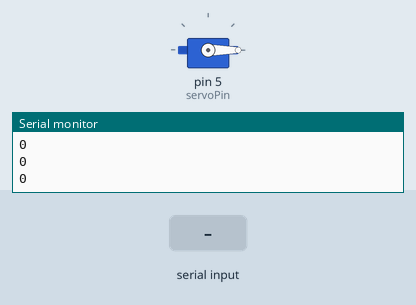
A sketch run on a simulated Arduino Uno, built with avr-gcc and run on an emulated ATmega328P. Shown: servo, the last lines printed to the serial monitor. Inputs (shaded band) come from the test bench.

Above: at 1.2 s.
1.3 s: "90,45\n" received over Serial
At 1.9 s:
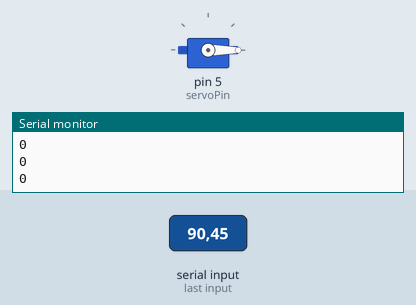
2.9 s: "30,150\n" received over Serial
At 4.2 s:
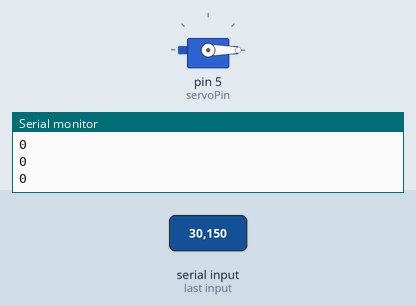
4.5 s: "200\n" received over Serial
At 5.4 s:
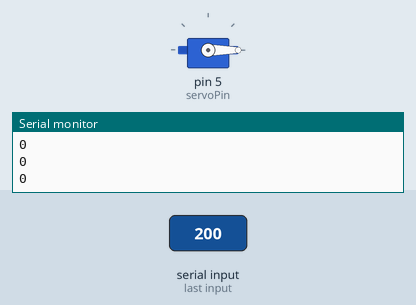
Timing chart, 0 to 7.5 s (numbered marks = the images above; inputs shaded):
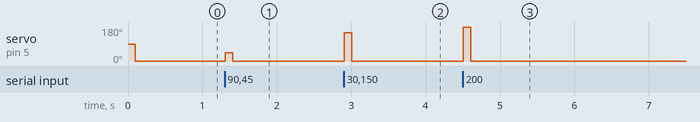

The sketch:

arduino_sketch.ino
```cpp
#include <Servo.h>

int servoPin = 5; // def arduino servo pin
Servo Servo1;

void setup() {
  Serial.begin(9600);
  Servo1.attach(servoPin);
  Serial.setTimeout(100);
}

void loop() {
    int inByte = Serial.parseInt();
    Servo1.write(inByte);
    Serial.println(inByte); // debug - sends back received value
}
```

Measured:
- after the input at 1.3 s, servo on pin 5 (servoPin): 0° → 45° at once, → 0° 0.10 s later
- after the input at 2.9 s, servo on pin 5 (servoPin): 0° → 150° at once, → 0° 0.10 s later
- after the input at 4.5 s, servo on pin 5 (servoPin): 0° → 180° at once, → 0° 0.10 s later
